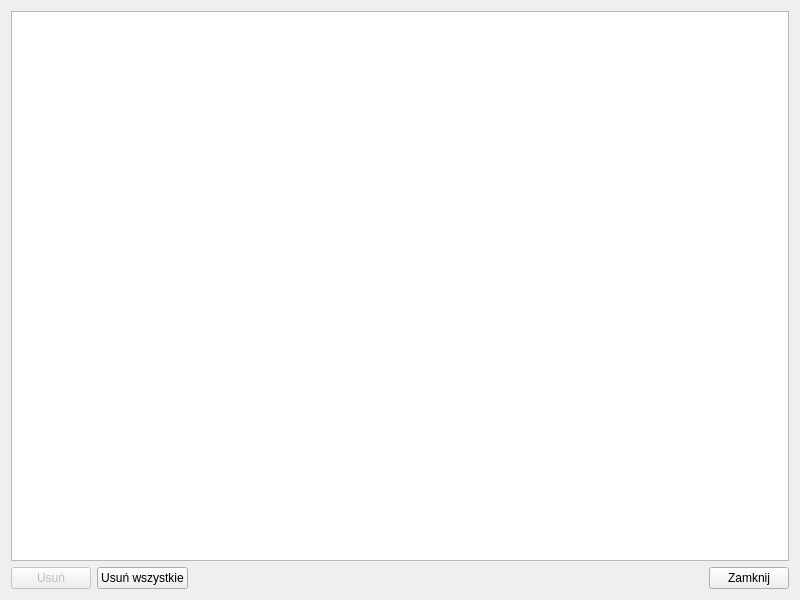
<?xml version="1.0" encoding="UTF-8"?>
<ui version="4.0">
 <class>Dialog_Location_List</class>
 <widget class="QDialog" name="Dialog_Location_List">
  <property name="windowModality">
   <enum>Qt::ApplicationModal</enum>
  </property>
  <property name="geometry">
   <rect>
    <x>0</x>
    <y>0</y>
    <width>800</width>
    <height>600</height>
   </rect>
  </property>
  <property name="minimumSize">
   <size>
    <width>800</width>
    <height>600</height>
   </size>
  </property>
  <property name="windowTitle">
   <string>Wybrane lokalizacje</string>
  </property>
  <layout class="QVBoxLayout" name="verticalLayout">
   <item>
    <widget class="QListWidget" name="listWidget_Locatons_List"/>
   </item>
   <item>
    <layout class="QHBoxLayout" name="horizontalLayout">
     <item>
      <widget class="QPushButton" name="pushButton_Delete">
       <property name="enabled">
        <bool>false</bool>
       </property>
       <property name="text">
        <string>Usuń</string>
       </property>
      </widget>
     </item>
     <item>
      <widget class="QPushButton" name="pushButton_Delete_All">
       <property name="enabled">
        <bool>true</bool>
       </property>
       <property name="text">
        <string>Usuń wszystkie</string>
       </property>
      </widget>
     </item>
     <item>
      <spacer name="horizontalSpacer">
       <property name="orientation">
        <enum>Qt::Horizontal</enum>
       </property>
       <property name="sizeHint" stdset="0">
        <size>
         <width>40</width>
         <height>20</height>
        </size>
       </property>
      </spacer>
     </item>
     <item>
      <widget class="QPushButton" name="pushButton_Cancel">
       <property name="text">
        <string>Zamknij</string>
       </property>
      </widget>
     </item>
    </layout>
   </item>
  </layout>
 </widget>
 <resources/>
 <connections/>
</ui>
